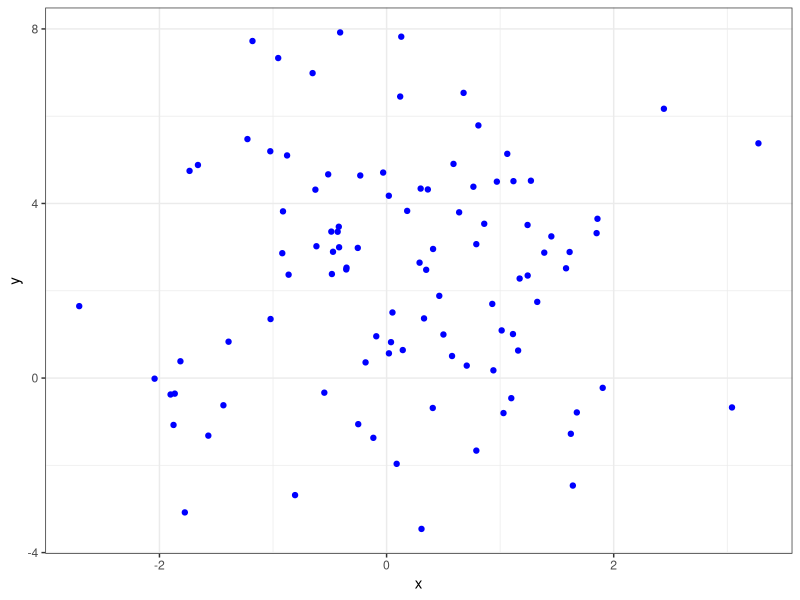

Source code (R):
## ---- chunk 1
knitr::opts_chunk$set(echo = TRUE)
## ---- chunk 2
# library 
library(ggplot2)
library(dplyr)

# generating data
x <- rnorm(100, 0, 1)
y <- rnorm(100,2,3)

# generating data frame 
MyData <- data.frame(x, y)
glimpse(MyData)

# generating plot 
ggplot(MyData, aes(x = x, y = y)) + 
  geom_point(colour = "blue") + 
  theme_bw() 
